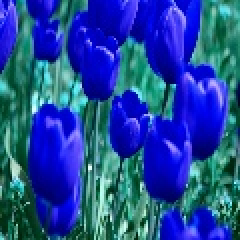
#> input picture albumentations_guide/ref_image.jpg, 120 x 120 px (shown 2 times larger)
$ jupyter execute --allow-errors COCO_format_tutorial.ipynb
#> lines starting #> are read from the running program, lines starting #| are printed output that depends on the picture
[cell 1]
import os
import json
from pycocotools.coco import COCO

[cell 2]
os.listdir()

#> (a cell that did not finish here is left out)

#> (a cell that did not finish here is left out)

#> (a cell that did not finish here is left out)

#> (a cell that did not finish here is left out)

#> (a cell that did not finish here is left out)

#> (a cell that did not finish here is left out)

[cell 9]
import cv2
import matplotlib.pyplot as plt

[cell 10]
img = cv2.imread('./ref_image.jpg')
#> img is the input picture: shape (120, 120, 3); mean B, G, R 155.3, 72.7, 32.2
img = img[: , ::-1]
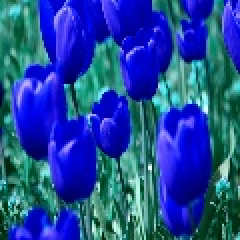
#> img: shape (120, 120, 3) (shown 2 times larger); mean B, G, R 155.3, 72.7, 32.2
plt.imshow(img)
